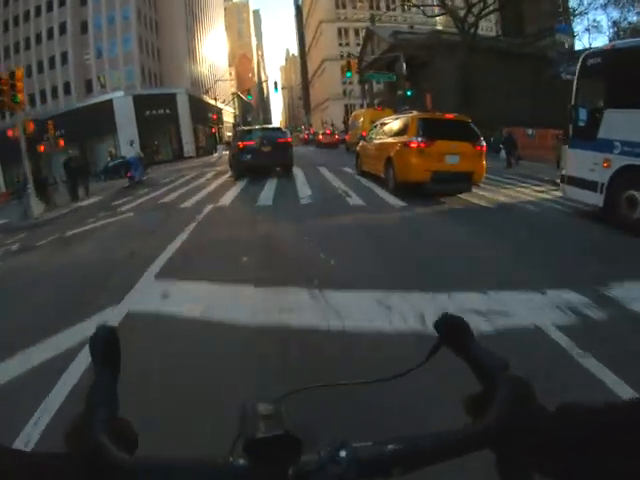
#> input picture frame 45 of test_video.mp4, 640 x 480 px, given in place of Test_Drive.mp4, which was not available
$ python lane_detector.py   (older library calls are emulated)
#> lines starting #> are read from the running program, lines starting #| are printed output that depends on the picture; after the words box and inside, x2 and y2 are one past the last pixel; in counts of white or black regions, pixels touching at a corner belong together; pictures that were not available may be replaced by others from this repository, and a replacement may not be noted
import cv2
import numpy as np
import matplotlib.pyplot as plt
import os

# --- A Class to Manage Lane Line State ---
class LaneLine:
    def __init__(self):
        self.last_fit = None
        self.recent_fits = []

    # [11 lines left out: functions average_fit, add_fit, not called in this run]


# --- The Main LaneDetector Class (UPGRADED) ---
class LaneDetector:
    def __init__(self, img_size, src, dst):
        self.img_size = img_size
        self.src_points = np.float32(src)
        self.dst_points = np.float32(dst)
        self.M = cv2.getPerspectiveTransform(self.src_points, self.dst_points)
        self.Minv = cv2.getPerspectiveTransform(self.dst_points, self.src_points)
        self.left_line = LaneLine()
        self.right_line = LaneLine()

        # Track if the last detection was successful
        self.detection_failed = True

    # --- IMPROVEMENT #3: More Robust Thresholding ---
    def thresholding(self, img):
        # Apply a Gaussian blur to reduce noise
        img = cv2.GaussianBlur(img, (5, 5), 0)

        # HLS S-channel for color
        hls = cv2.cvtColor(img, cv2.COLOR_BGR2HLS)
        s_channel = hls[:, :, 2]
        s_thresh = (170, 255)
        s_binary = cv2.inRange(s_channel, s_thresh[0], s_thresh[1])

        # Sobel X gradient
        gray = cv2.cvtColor(img, cv2.COLOR_BGR2GRAY)
        sobelx = cv2.Sobel(gray, cv2.CV_64F, 1, 0, ksize=3)
        abs_sobelx = np.absolute(sobelx)
        scaled_sobel = np.uint8(255 * abs_sobelx / np.max(abs_sobelx))
        sx_thresh = (20, 100)
        sx_binary = cv2.inRange(scaled_sobel, sx_thresh[0], sx_thresh[1])

        # Combine color and gradient thresholds
        combined_binary = np.zeros_like(sx_binary)
        combined_binary[(s_binary == 255) | (sx_binary == 255)] = 255
        return combined_binary

    def warp(self, img):
        h, w = self.img_size
        return cv2.warpPerspective(img, self.M, (w, h), flags=cv2.INTER_LINEAR)

    # --- IMPROVEMENT #1A: Targeted Search Around Previous Fit ---
    # [20 lines left out: function search_around_poly, not called in this run]


    def find_lane_pixels_sliding_window(self, warped_img):
        # This function is now the fallback when targeted search fails
        histogram = np.sum(warped_img[warped_img.shape[0] // 2:, :], axis=0)
        out_img = np.dstack((warped_img, warped_img, warped_img))
        midpoint = np.int32(histogram.shape[0] // 2)
        leftx_base = np.argmax(histogram[:midpoint])
        rightx_base = np.argmax(histogram[midpoint:]) + midpoint
        nwindows, margin, minpix = 9, 100, 50
        window_height = np.int32(warped_img.shape[0] // nwindows)
        nonzero = warped_img.nonzero()
        nonzeroy, nonzerox = np.array(nonzero[0]), np.array(nonzero[1])
        leftx_current, rightx_current = leftx_base, rightx_base
        left_lane_inds, right_lane_inds = [], []

        for window in range(nwindows):
            win_y_low = warped_img.shape[0] - (window + 1) * window_height
            win_y_high = warped_img.shape[0] - window * window_height
            win_xleft_low, win_xleft_high = leftx_current - margin, leftx_current + margin
            win_xright_low, win_xright_high = rightx_current - margin, rightx_current + margin

            cv2.rectangle(out_img, (win_xleft_low, win_y_low), (win_xleft_high, win_y_high), (0, 255, 0), 2)
            cv2.rectangle(out_img, (win_xright_low, win_y_low), (win_xright_high, win_y_high), (0, 255, 0), 2)

            good_left = ((nonzeroy >= win_y_low) & (nonzeroy < win_y_high) & (nonzerox >= win_xleft_low) & (nonzerox < win_xleft_high)).nonzero()[0]
            good_right = ((nonzeroy >= win_y_low) & (nonzeroy < win_y_high) & (nonzerox >= win_xright_low) & (nonzerox < win_xright_high)).nonzero()[0]

            left_lane_inds.append(good_left)
            right_lane_inds.append(good_right)

            if len(good_left) > minpix: leftx_current = np.int32(np.mean(nonzerox[good_left]))
            if len(good_right) > minpix: rightx_current = np.int32(np.mean(nonzerox[good_right]))

        left_lane_inds = np.concatenate(left_lane_inds) if len(left_lane_inds) > 0 else []
        right_lane_inds = np.concatenate(right_lane_inds) if len(right_lane_inds) > 0 else []

        leftx, lefty = nonzerox[left_lane_inds], nonzeroy[left_lane_inds]
        rightx, righty = nonzerox[right_lane_inds], nonzeroy[right_lane_inds]

        out_img[lefty, leftx] = [255, 0, 0]
        out_img[righty, rightx] = [0, 0, 255]

        return leftx, lefty, rightx, righty, out_img

    def fit_polynomial(self, leftx, lefty, rightx, righty):
        left_fit, right_fit = None, None
        if len(leftx) > 150: # Increased threshold for a more confident fit
            try: left_fit = np.polyfit(lefty, leftx, 2)
            except np.linalg.LinAlgError: print("Warning: Polyfit failed for left line.")
        if len(rightx) > 150:
            try: right_fit = np.polyfit(righty, rightx, 2)
            except np.linalg.LinAlgError: print("Warning: Polyfit failed for right line.")
        return left_fit, right_fit

    # [14 lines left out: function draw_final_result, not called in this run]

    # --- IMPROVEMENT #1B & #2: Main Processing Pipeline ---
    def process_frame(self, frame):
        thresholded = self.thresholding(frame)
        warped = self.warp(thresholded)

        # Decide whether to do a full search or search around the previous fit
        if self.detection_failed:
            # Perform a full sliding window search
            leftx, lefty, rightx, righty, search_img = self.find_lane_pixels_sliding_window(warped)
        else:
            # Perform a faster search around the previously found polynomial
            leftx, lefty, rightx, righty, search_img = self.search_around_poly(warped)

        left_fit, right_fit = self.fit_polynomial(leftx, lefty, rightx, righty)

        # --- Sanity Check ---
        if left_fit is not None and right_fit is not None:
            # Check if lanes are roughly parallel and at a reasonable distance
            h = frame.shape[0]
            left_bottom = left_fit[0]*h**2 + left_fit[1]*h + left_fit[2]
            right_bottom = right_fit[0]*h**2 + right_fit[1]*h + right_fit[2]
            lane_width = right_bottom - left_bottom
            # A reasonable lane width in pixels for this perspective
            if 300 < lane_width < 1000:
                self.left_line.add_fit(left_fit)
                self.right_line.add_fit(right_fit)
                self.detection_failed = False
            else:
                # Failed sanity check
                self.detection_failed = True
        else:
            # Polynomial fit failed
            self.detection_failed = True

        stable_left_fit = self.left_line.last_fit
        stable_right_fit = self.right_line.last_fit

        if stable_left_fit is None or stable_right_fit is None:
            return frame, self.create_debug_panel(frame, thresholded, warped, search_img)

        final_image = self.draw_final_result(frame, warped, stable_left_fit, stable_right_fit)
        debug_panel = self.create_debug_panel(frame, thresholded, warped, search_img)
        return final_image, debug_panel

    def create_debug_panel(self, original, thresholded, warped, search_img):
        diag_w, diag_h = 426, 240

        original_thumb = cv2.resize(original, (diag_w, diag_h))

        thresh_thumb = cv2.cvtColor(thresholded, cv2.COLOR_GRAY2BGR)
        thresh_thumb = cv2.resize(thresh_thumb, (diag_w, diag_h))

        warped_thumb = cv2.cvtColor(warped, cv2.COLOR_GRAY2BGR)
        warped_thumb = cv2.resize(warped_thumb, (diag_w, diag_h))

        search_img_thumb = cv2.resize(search_img, (diag_w, diag_h))

        top_row = np.concatenate((original_thumb, thresh_thumb), axis=1)
        bottom_row = np.concatenate((warped_thumb, search_img_thumb), axis=1)

        debug_panel_full = np.concatenate((top_row, bottom_row), axis=0)
        return cv2.resize(debug_panel_full, (0,0), fx=0.75, fy=0.75)

# --- Perspective Calibration Tool ---
points = []
# [29 lines left out: functions click_event, calibrate_perspective, not called in this run]

def main():
    # --- Configuration ---
    MODE = "VIDEO"  # "IMAGE" or "VIDEO"
    CALIBRATE = False  # Set to True to run calibration

    IMAGE_PATH = 'test_image.png'
    VIDEO_PATH = 'Test_Drive.mp4'

    print("--- Script Starting ---")
    print(f"Mode: {MODE}, Calibrate: {CALIBRATE}")

    if CALIBRATE:
        # Build an absolute path for the temporary file to avoid ambiguity
        script_dir = os.path.dirname(os.path.abspath(__file__))
        temp_frame_path = os.path.join(script_dir, "temp_calibration_frame.jpg")

        calibration_source_path = IMAGE_PATH if MODE == "IMAGE" else VIDEO_PATH

        # --- DEBUG: Verify that the source file for calibration exists ---
        abs_source_path = os.path.join(script_dir, calibration_source_path)
        print(f"DEBUG: Checking for calibration source file at: {abs_source_path}")

        if not os.path.exists(abs_source_path):
            print(f"--- FATAL ERROR ---")
            print(f"The source file '{calibration_source_path}' was not found in the same directory as the script.")
            print("Please make sure your image/video file is in the correct location and the name is correct.")
            return # Exit the script

        print("DEBUG: Source file found. Proceeding with calibration.")

        if MODE == "VIDEO":
            print("DEBUG: Video mode selected. Attempting to extract the first frame.")
            cap = cv2.VideoCapture(abs_source_path)

            if not cap.isOpened():
                print("--- FATAL ERROR ---")
                print(f"OpenCV could not open the video file: '{calibration_source_path}'.")
                print("This could be due to a missing video codec or an invalid file path.")
                return # Exit the script

            print("DEBUG: Video file opened successfully.")
            ret, frame = cap.read()
            cap.release()

            if ret:
                print("DEBUG: First frame extracted successfully.")
                cv2.imwrite(temp_frame_path, frame)
                calibrate_perspective(temp_frame_path)
            else:
                print("--- FATAL ERROR ---")
                print("Failed to read the first frame from the video, even though it was opened.")
        else: # Image Mode
            print("DEBUG: Image mode selected.")
            calibrate_perspective(abs_source_path)
        return

    # --- The rest of the function remains the same for detection mode ---
    # (Ensure you've pasted your calibrated points here)
    src_points = [[955, 515], [1001, 519], [1238, 753], [391, 762]]

    img_size = None
    if MODE == "IMAGE":
        frame = cv2.imread(IMAGE_PATH)
        if frame is None:
            print(f"Error: Could not read image at '{IMAGE_PATH}'.")
            return
        h, w, _ = frame.shape
        img_size = (h, w)
    elif MODE == "VIDEO":
        cap = cv2.VideoCapture(VIDEO_PATH)
        if not cap.isOpened():
            print(f"Error: Could not open video file '{VIDEO_PATH}'")
            return
        w = int(cap.get(cv2.CAP_PROP_FRAME_WIDTH))
        h = int(cap.get(cv2.CAP_PROP_FRAME_HEIGHT))
        img_size = (h, w)

    h, w = img_size
    dst_points = [[w*0.15, 0], [w*0.85, 0], [w*0.85, h], [w*0.15, h]]

    detector = LaneDetector(img_size=img_size, src=src_points, dst=dst_points)

    if MODE == "IMAGE":
        final_image, debug_panel = detector.process_frame(frame)
        if final_image is not None: cv2.imshow('Final Result', final_image)
        if debug_panel is not None: cv2.imshow('Debug Panel', debug_panel)
        cv2.waitKey(0)

    elif MODE == "VIDEO":
        debug_mode = True
        while(cap.isOpened()):
            ret, frame = cap.read()
#> frame is the input picture: shape (480, 640, 3); mean B, G, R 59.8, 63.1, 63.1
            if not ret:
                print("End of video.")
                break

            final_image, debug_panel = detector.process_frame(frame)
#> in thresholding, `s_binary = cv2.inRange(s_channel, s_thresh[0], s_thresh[1])`:
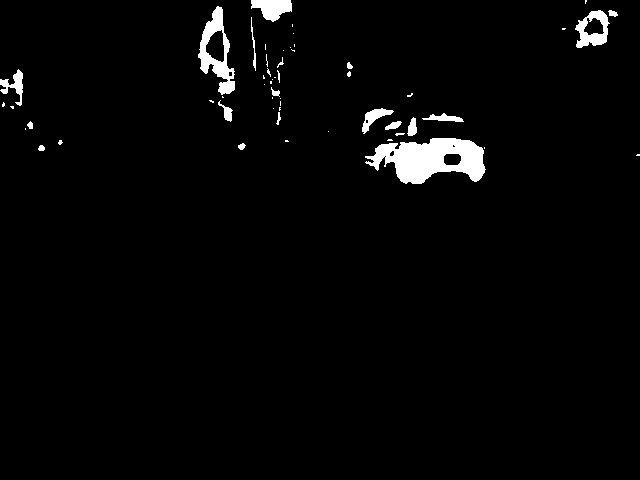
#> s_binary: shape (480, 640); 2.5% white; 55 white regions (34 under 20 px), largest, box (x1, y1, x2, y2) and area: (365, 138, 486, 184) 3431, (198, 6, 235, 95) 1305, (575, 10, 610, 48) 690
#> in process_frame, `thresholded = self.thresholding(frame)`:
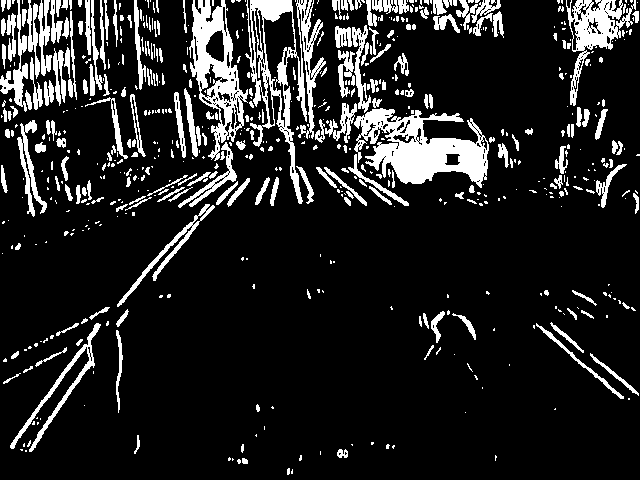
#> thresholded: shape (480, 640); 13.8% white; 622 white regions (396 under 20 px), largest, box (x1, y1, x2, y2) and area: (354, 108, 489, 188) 5660, (245, 0, 326, 204) 4476, (189, 0, 248, 161) 3711
#> in find_lane_pixels_sliding_window, `histogram = np.sum(warped_img[warped_img.shape[0] // 2:, :], axis=0)`: histogram = 640 values from 0 to 0
#> in find_lane_pixels_sliding_window, `leftx_base = np.argmax(histogram[:midpoint])`: leftx_base = 0
#> in find_lane_pixels_sliding_window, `rightx_base = np.argmax(histogram[midpoint:]) + midpoint`: rightx_base = 320
#> in find_lane_pixels_sliding_window, `nonzero = warped_img.nonzero()`: nonzero = (empty array, empty array)
#> in find_lane_pixels_sliding_window, `nonzeroy, nonzerox = np.array(nonzero[0]), np.array(nonzero[1])`: nonzeroy = empty array
#> in find_lane_pixels_sliding_window, `leftx_current, rightx_current = leftx_base, rightx_base`: leftx_current = 0; rightx_current = 320
#> after the loop in find_lane_pixels_sliding_window, `for window in range(nwindows):`:
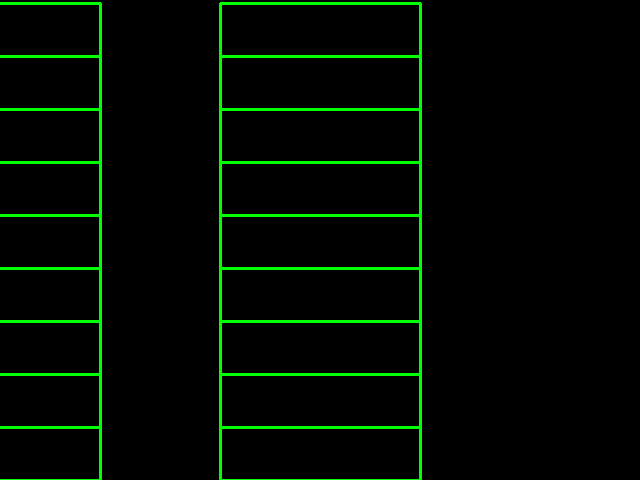
#> out_img: shape (480, 640, 3); mean of channels 0, 1, 2 0, 10.4, 0; drawn as B, G, R
#> after the loop in find_lane_pixels_sliding_window, `for window in range(nwindows):`: left_lane_inds = [empty array, empty array, empty array, empty array, empty array, empty array, empty array, empty array, empty array]; right_lane_inds has the same summary as left_lane_inds
#> in find_lane_pixels_sliding_window, `left_lane_inds = np.concatenate(left_lane_inds) if len(left_lane_inds)..`: left_lane_inds = empty array
#> in create_debug_panel, `original_thumb = cv2.resize(original, (diag_w, diag_h))`:
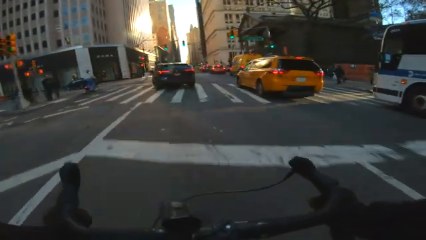
#> original_thumb: shape (240, 426, 3); mean B, G, R 59.8, 63.1, 63.1
#> in create_debug_panel, `top_row = np.concatenate((original_thumb, thresh_thumb), axis=1)`:
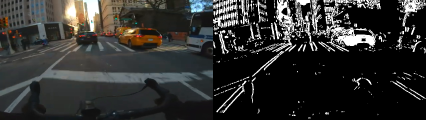
#> top_row: shape (240, 852, 3) (shown at 1/2 size); mean B, G, R 47.5, 49.2, 49.2
#> in create_debug_panel, `bottom_row = np.concatenate((warped_thumb, search_img_thumb), axis=1)`:
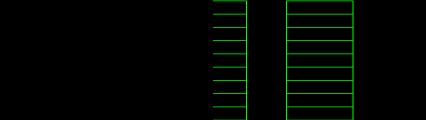
#> bottom_row: shape (240, 852, 3) (shown at 1/2 size); mean B, G, R 0, 5.2, 0
#> in create_debug_panel, `return cv2.resize(debug_panel_full, (0,0), fx=0.75, fy=0.75)`:
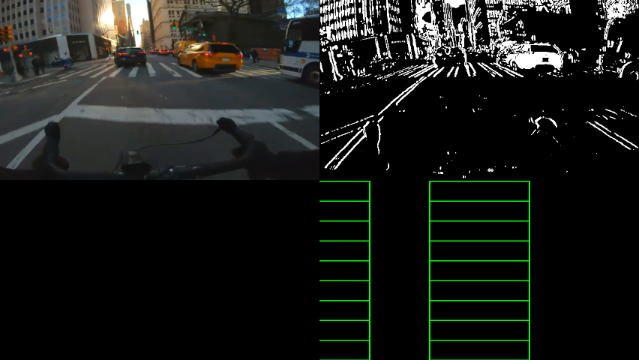
#> returned value: shape (360, 639, 3); mean of channels 0, 1, 2 23.7, 27.1, 24.6; drawn as B, G, R
            cv2.imshow('Final Result', final_image)

            if debug_mode and debug_panel is not None:
                cv2.imshow('Debug Panel', debug_panel)

            key = cv2.waitKey(10) & 0xFF
#> (key q is pressed here)
            if key == ord('q'): break
            if key == ord('d'):
                debug_mode = not debug_mode
                if not debug_mode:
                    try: cv2.destroyWindow('Debug Panel')
                    except cv2.error: pass
        cap.release()

    cv2.destroyAllWindows()
    print("Processing finished.")

if __name__ == "__main__":
    main()

$ run again, starting later in the video
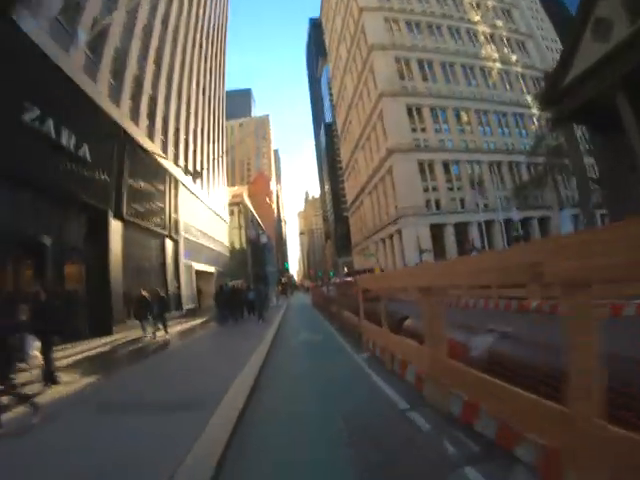
#> input picture frame 206 of test_video.mp4, 640 x 480 px, given in place of Test_Drive.mp4, which was not available
#> in main, frame is the input picture: shape (480, 640, 3); mean B, G, R 75.7, 82.6, 86.8
#> hls: shape (480, 640, 3); mean of channels 0, 1, 2 46.1, 81.4, 46.4
#> in thresholding, `s_binary = cv2.inRange(s_channel, s_thresh[0], s_thresh[1])`:
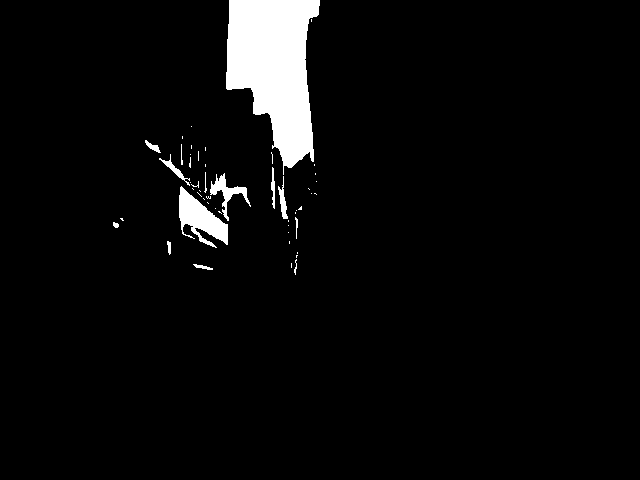
#> s_binary: shape (480, 640); 4.4% white; 51 white regions (37 under 20 px), largest, box (x1, y1, x2, y2) and area: (226, 0, 320, 175) 10518, (179, 186, 228, 248) 1434, (210, 173, 251, 221) 517
#> sx_binary: shape (480, 640); 18% white; 714 white regions (441 under 20 px), largest, box (x1, y1, x2, y2) and area: (10, 0, 231, 317) 12104, (303, 0, 395, 270) 6958, (264, 113, 316, 289) 1710
#> thresholded: shape (480, 640); 22% white; 697 white regions (435 under 20 px), largest, box (x1, y1, x2, y2) and area: (10, 0, 395, 317) 35135, (105, 152, 132, 339) 1511, (461, 0, 519, 92) 1461
#> histogram = 640 values from 0 to 0
#> leftx_base = 0
#> rightx_base = 320
#> nonzero = (empty array, empty array)
#> nonzeroy = empty array
#> leftx_current = 0; rightx_current = 320
#> after the loop in find_lane_pixels_sliding_window, `for window in range(nwindows):`: left_lane_inds = [empty array, empty array, empty array, empty array, empty array, empty array, empty array, empty array, empty array]; right_lane_inds has the same summary as left_lane_inds
#> in find_lane_pixels_sliding_window, `left_lane_inds = np.concatenate(left_lane_inds) if len(left_lane_inds)..`: left_lane_inds = empty array
#> warped_thumb: shape (240, 426, 3); every value is 0
#> in create_debug_panel, `return cv2.resize(debug_panel_full, (0,0), fx=0.75, fy=0.75)`:
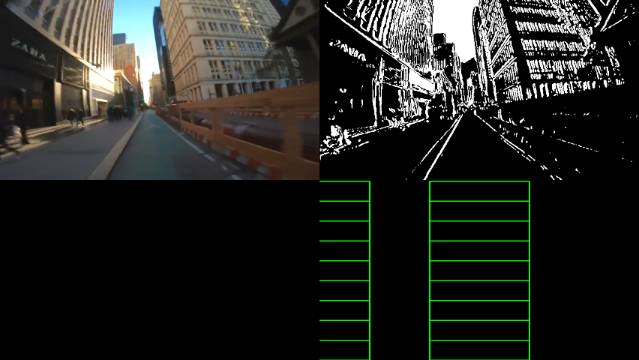
#> returned value: shape (360, 639, 3); mean of channels 0, 1, 2 32.9, 37.2, 35.7; drawn as B, G, R
